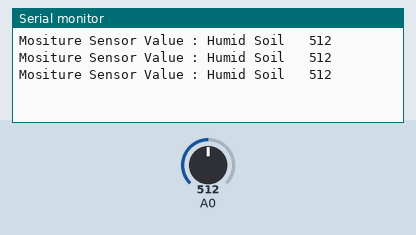
Recording of a sketch running on a simulated ESP8266 (NodeMCU). Parts: the last lines printed to the serial monitor. The inputs (shaded band) are chosen by the test bench; at power-on: A0 = 512.

Above: at 1.3 s.
1.4 s: A0 set to 315
At 1.9 s:
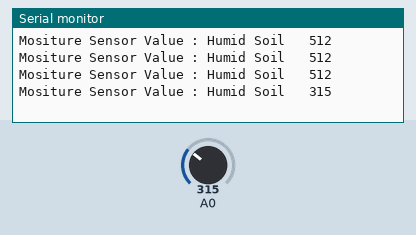
2.9 s: A0 set to 292
At 3.4 s:
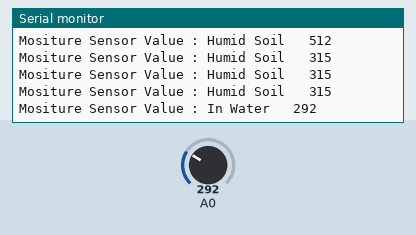

The sketch:

TestSensor.ino
```cpp
#include <ESP8266WiFi.h>  //เรียกใช้ Libraryของบอร์ด ESP8266
void setup() {            //กำหนดค่าเริ่มต้น
  Serial.begin(9600);     //กำหนดค่า uart หรือ ความเร็วในการส่งข้อมูล = 9600
  pinMode(A0,INPUT);      //กำหนดให้รับค่าเซนเซอร์วัดความชื้นในดินมาจากขา A0

}

void loop() {                                      //กำหนดเงื่อนไขการวนลูป
  int val = analogRead(A0);                        //กำหนดให้ตัวแปร val = ค่า analog ที่อ่านได้ของขา A0
  Serial.print("Mositure Sensor Value : ");        //ปริ้นท์ข้อความ "Mositure Sensor Value : "
  if(val>1000){                                    //เช็คค่าในตัวแปร val หากค่าที่วัดได้มากกว่า 1000 จะทำตามเงื่อนไขภายใน if
    Serial.println("Air \t" + String(val));        //ปริ้นท์ข้อความ "Air" ตามด้วยค่าของตัวแปร val ที่วัดได้
  }
  else if((val>800) && (val<1000)){                //เช็คค่าในตัวแปร val หากค่าที่วัดได้มากกว่า 800 และน้อยกว่า 1000 จะทำตามเงื่อนไขภายใน else if
    Serial.println("Dry Soil \t" + String(val));   //ปริ้นท์ข้อความ "Dry Soil" ตามด้วยค่าของตัวแปร val ที่วัดได้
  }
  else if((val>300) && (val<800)){                 //เช็คค่าในตัวแปร val หากค่าที่วัดได้มากกว่า 300 และน้อยกว่า 800 จะทำตามเงื่อนไขภายใน else if
    Serial.println("Humid Soil \t" + String(val)); //ปริ้นท์ข้อความ "Humid Soil" ตามด้วยค่าของตัวแปร val ที่วัดได้
  }
 else{                                             //กรณีที่ค่าในตัวแปร val น้อยกว่า 300 จะเข้าเงื่อนไข else
    Serial.println("In Water \t" + String(val));   //ปริ้นท์ข้อความ "In Water" ตามด้วยค่าของตัวแปร val ที่วัดได
  }
delay(500);                                        //กำหนดเวลาหน่วงในการเช็คค่า = 0.5 วินาที
}
```

Measured:
- the behaviour switches between 301 and 300 on A0 (found by bisection; images 1 and 2)
- after the input at 1.4 s, the serial monitor: prints a new line after 0.10 s (image 1)
- after the input at 2.9 s, the serial monitor: prints a new line after 0.10 s (image 2)
